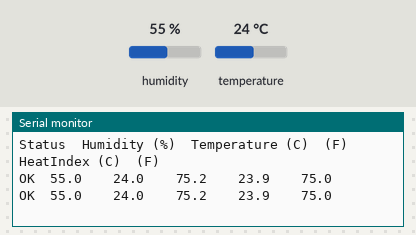
A sketch run on a simulated Arduino Uno, built with avr-gcc and run on an emulated ATmega328P. Parts: the last lines printed to the serial monitor. Inputs (shaded band) come from the test bench; at power-on: humidity 55 %, temperature 24 °C.

Above: at 2.8 s.
2.9 s: humidity set to 22 %
At 3.5 s:
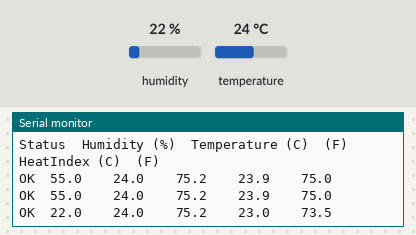
4.4 s: temperature set to 12 °C
At 5.7 s:
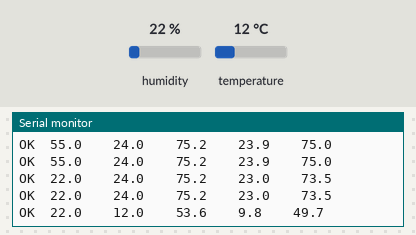
5.9 s: humidity set to 40 %
At 6.9 s:
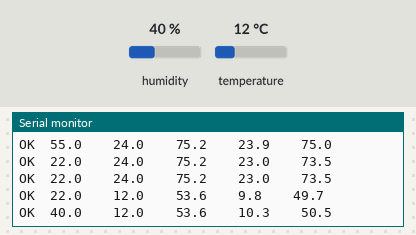
Timing chart, 0 to 8.9 s (numbered marks = the images above; inputs shaded):
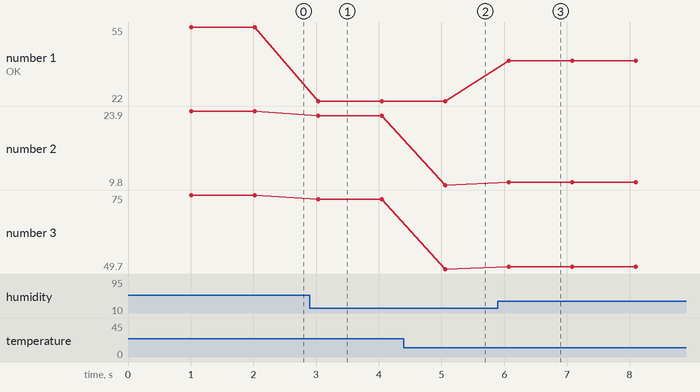

The sketch:

NodeMCU_comunicando_con_sensor_DHT11.ino
```cpp
#include "DHTesp.h"
DHTesp dht;


void setup() {
  Serial.begin(115200);
  Serial.println();
  Serial.println("Status\tHumidity (%)\tTemperature (C)\t(F)\tHeatIndex (C)\t(F)");
  dht.setup(4,DHTesp::DHT11); // data pin 4, que se corresponde con GPIO2
}

void loop() {
  // put your main code here, to run repeatedly:
  delay(dht.getMinimumSamplingPeriod());
  float humidity = dht.getHumidity();
  float temperature = dht.getTemperature();
  Serial.print(dht.getStatusString());
  Serial.print("\t");
  Serial.print(humidity, 1);
  Serial.print("\t\t");
  Serial.print(temperature, 1);
  Serial.print("\t\t");
  Serial.print(dht.toFahrenheit(temperature), 1);
  Serial.print("\t\t");
  Serial.print(dht.computeHeatIndex(temperature, humidity, false), 1);
  Serial.print("\t\t");
  Serial.println(dht.computeHeatIndex(dht.toFahrenheit(temperature), humidity, true), 1);
}
```

Measured:
- after the input at 2.9 s, the serial monitor: prints a new line after 0.14 s (image 1)
- after the input at 4.4 s, the serial monitor: prints a new line after 0.66 s (image 2)
- after the input at 5.9 s, the serial monitor: prints a new line after 0.17 s (image 3)
- plotted number 1: 55 → 22 after the input at 2.9 s, 22 → 40 after the input at 5.9 s
- plotted number 2: 23.9 → 23 after the input at 2.9 s, 23 → 9.8 after the input at 4.4 s, 9.8 → 10.3 after the input at 5.9 s
- plotted number 3: 75 → 73.5 after the input at 2.9 s, 73.5 → 49.7 after the input at 4.4 s, 49.7 → 50.5 after the input at 5.9 s
